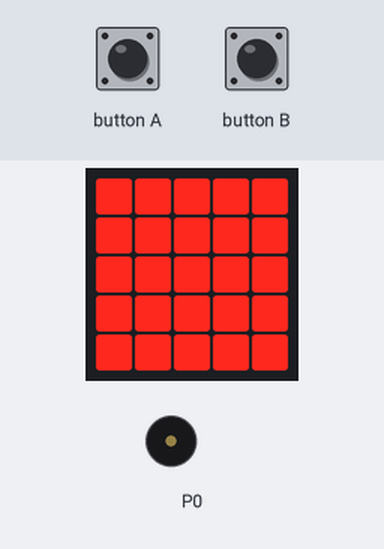
This program was run on a simulated BBC micro:bit (MakeCode). On the bench: the board's 5×5 LED display, buzzer (waves = sounding). Inputs (shaded band) come from the test bench.

Above: at 1.2 s.
1.3 s: button A pressed for 0.15 s
At 2.2 s:
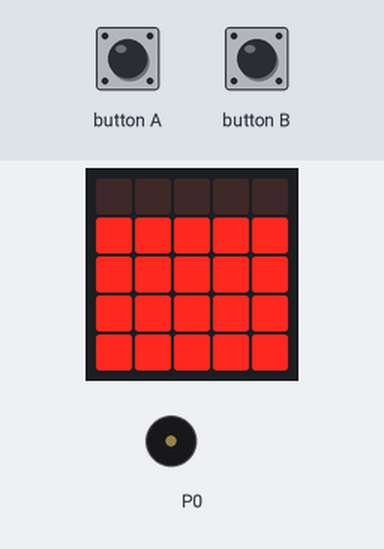
4.4 s: button B pressed for 0.15 s
At 7.38 s:
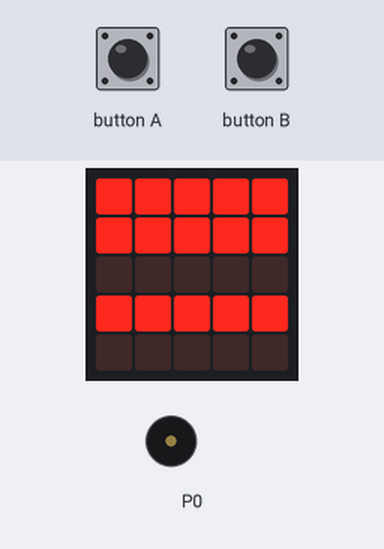
7.5 s: button A pressed for 0.15 s
At 9.3 s:
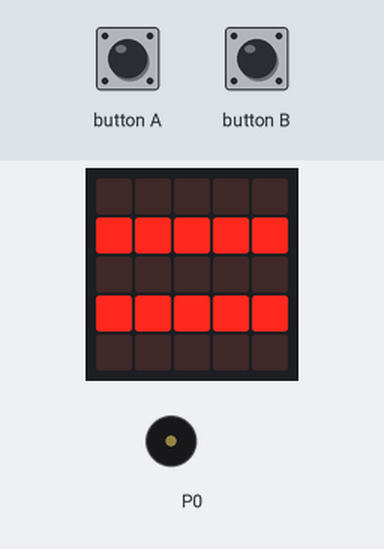
9.5 s: button A pressed for 0.15 s
10.2 s: button B pressed for 0.15 s
At 13.29 s:
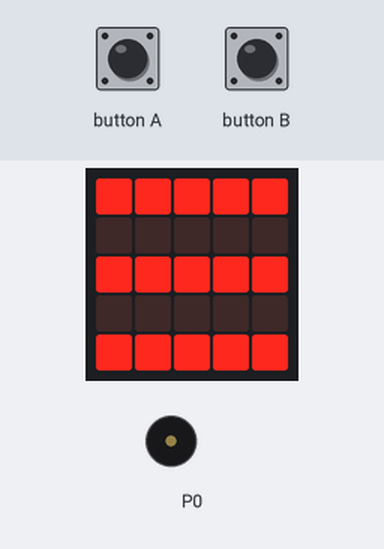
15.5 s: button A pressed for 0.15 s
At 21.22 s:
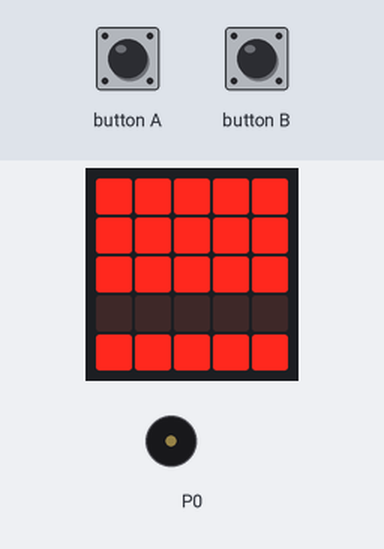
Timing chart, 0 to 21.4 s (numbered marks = the images above; inputs shaded):
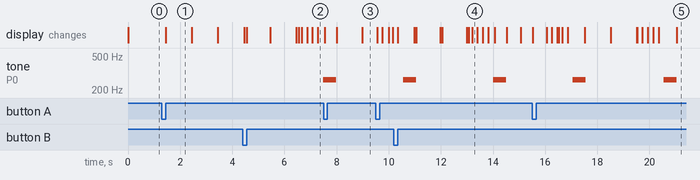

The program:

main.ts
```typescript
input.onButtonPressed(Button.A, function () {
    estat_de_LEDs(1000)
    repeticio_LEDs(5, 200)
    music.playTone(262, music.beat(BeatFraction.Whole))
})
function repeticio_LEDs (repeticions: number, temps: number) {
    for (let index = 0; index < repeticions; index++) {
        estat_de_LEDs(1)
        basic.pause(temps)
    }
}
function estat_de_LEDs (temps: number) {
    for (let index_y = 0; index_y <= 4; index_y++) {
        for (let index_x = 0; index_x <= 4; index_x++) {
            led.toggle(index_x, index_y)
        }
        basic.pause(temps)
    }
}
input.onButtonPressed(Button.B, function () {
    for (let index_y = 0; index_y <= 4; index_y++) {
        for (let index_x = 0; index_x <= 4; index_x++) {
            led.unplot(index_x, Math.map(index_y, 0, 4, 4, 0))
        }
        basic.pause(1000)
    }
    for (let index = 0; index < 5; index++) {
        for (let index_y = 0; index_y <= 4; index_y++) {
            for (let index_x = 0; index_x <= 4; index_x++) {
                led.toggle(index_x, index_y)
            }
        }
        basic.pause(200)
    }
    music.playTone(262, music.beat(BeatFraction.Whole))
})
estat_de_LEDs(1)
```

test.ts
```typescript
// aquí va el archivo "tests"; esto no se compilará cuando este paquete se utilice como una extensión.
```

Measured:
- after the input at 1.3 s, the display: changes after 0.15 s (image 1)
- after the input at 15.5 s, the display: first differs from a run without the input after 5.6 s (image 5)
- by itself, tone on P0: alternates 262 Hz for 0.50 s and silent for 3.0 s
- what the display in image 1 shows lasts 1.0 s, from 1.5 s to 2.5 s
